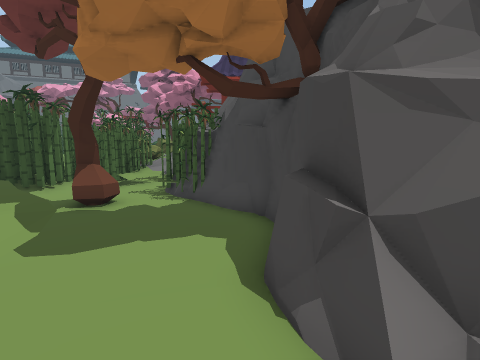
View 1 (above)

24 first-person views from a walk through a scene from a Unity 3-D project. The camera is 1.4 m above the floor, tilts 8° down and sees 80° across. The floor is counted in squares, 1 m on a side. Each view is taken from the middle of a square. On the plan, view 1 faces up. The plan holds only what a view shows up to about 14 squares ahead; the rest is blank. The place goes on beyond the plan. Some animated figures are not drawn. Some surface patterns are stand-ins.

View 2
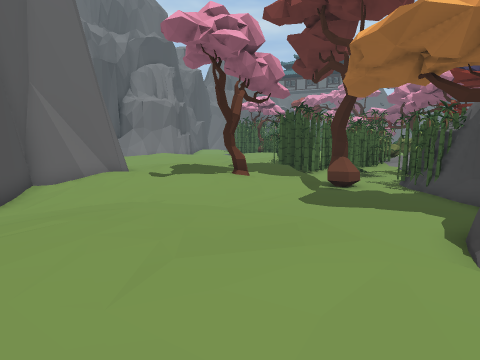

View 3
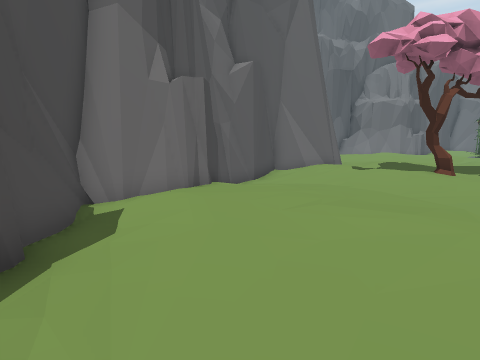

View 4
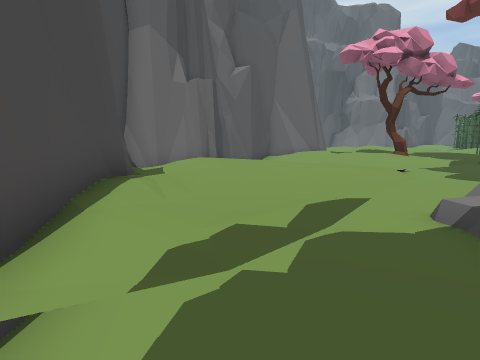

View 5
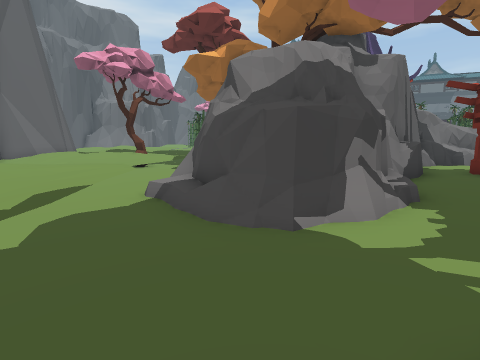

View 6
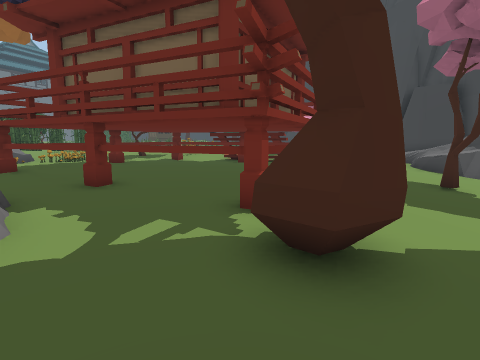

View 7
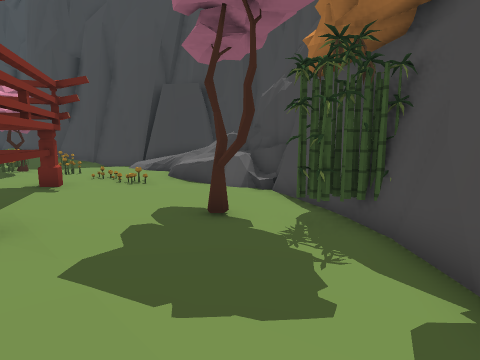

View 8
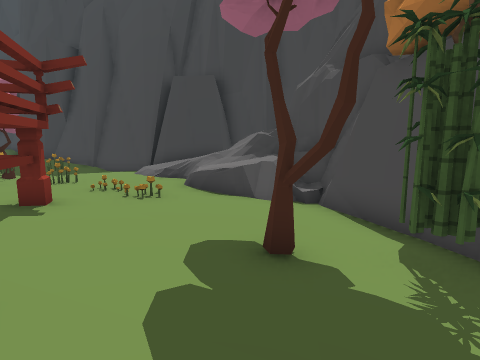

View 9
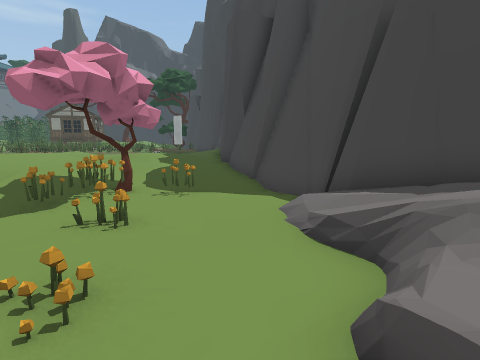

View 10
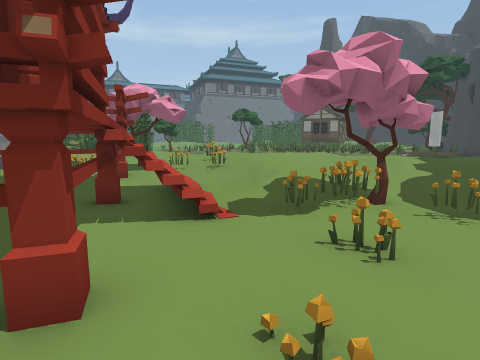

View 11
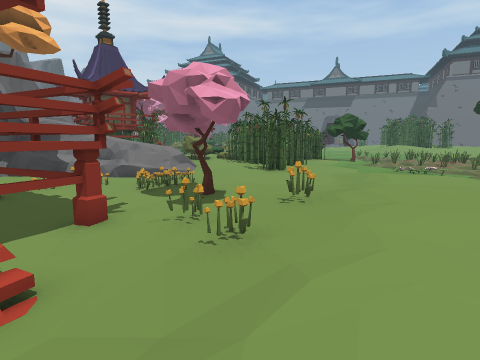

View 12
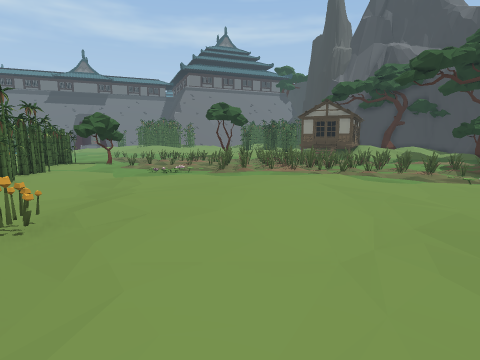

View 13
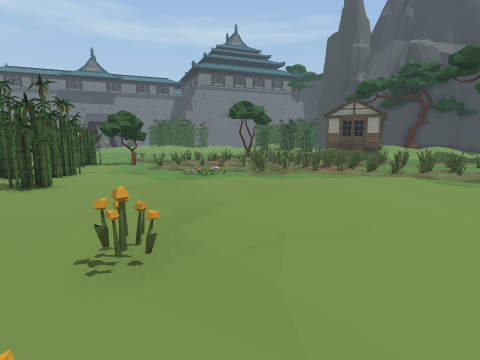

View 14
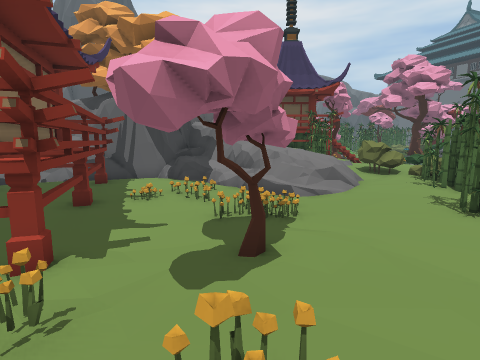

View 15
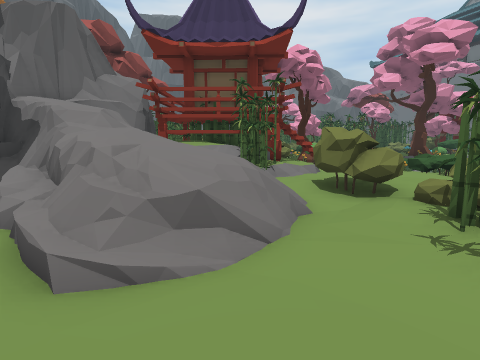

View 16
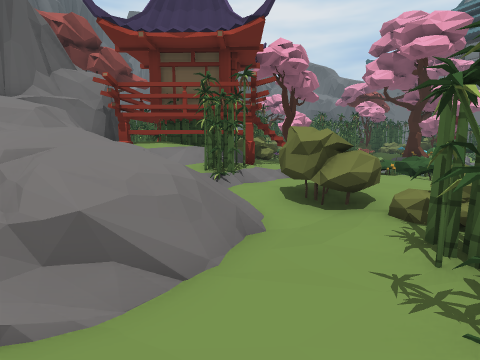

View 17
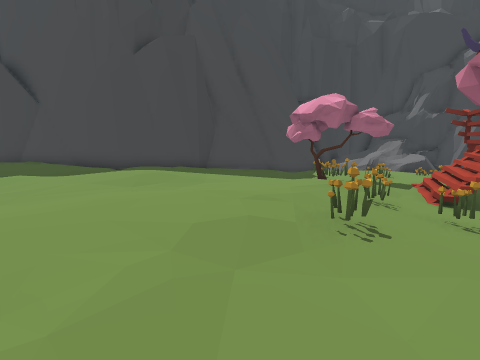

View 18
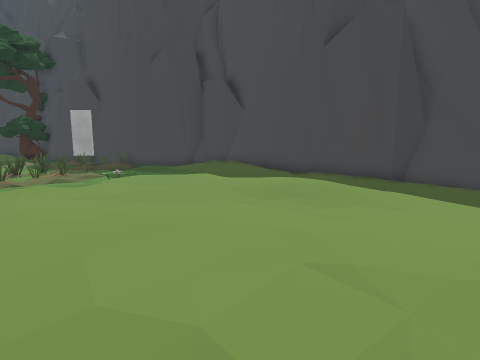

View 19
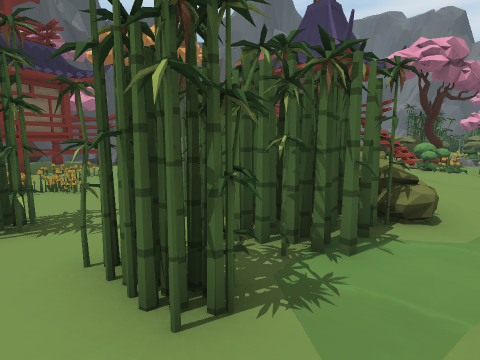

View 20
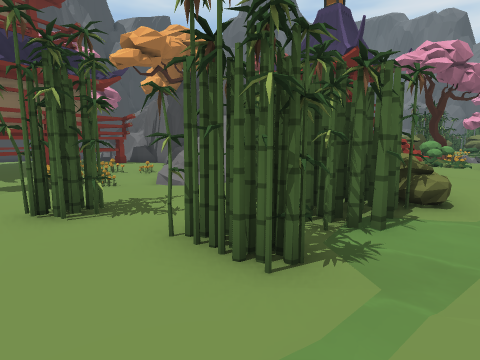

View 21
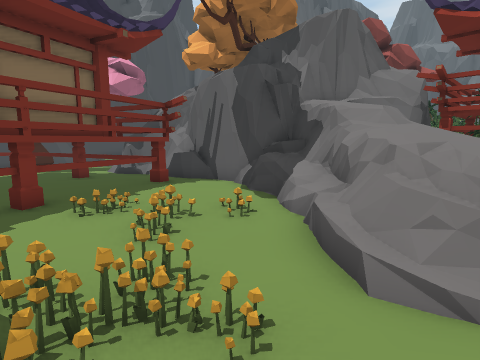

View 22
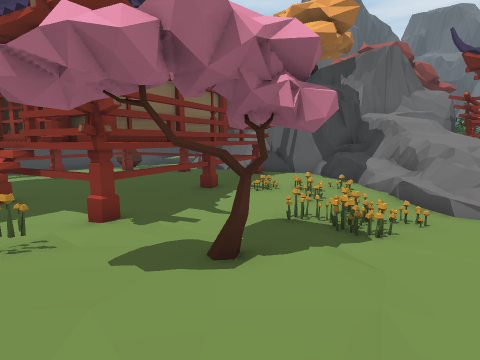

View 23
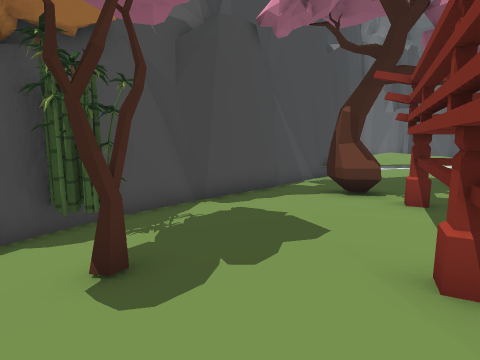

View 24
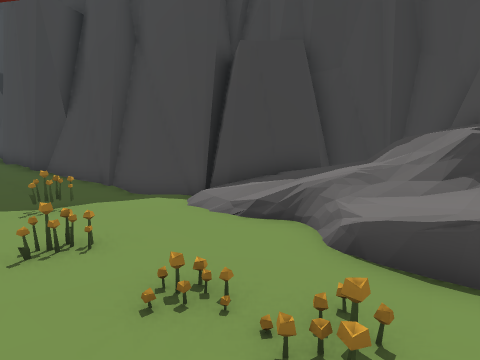

### Floor plan
Key: @ floor where view 1 was taken; # wall or solid block; x gap in a wall; . main floor; : floor 0.25 m higher than the main floor; - floor 0.25 m lower than the main floor; + floor 0.5 m higher than the main floor; _ floor 0.5 m lower than the main floor; * floor 0.75 m higher than the main floor; < floor 0.75 m lower than the main floor; % floor 1 m higher than the main floor; & floor 1.25 m higher than the main floor; / step, stairs or slope; = window, fence, low wall or low ledge; ~ water the walk can cross; ≈ water the walk keeps out of; ^ raised ledge; v drop or lower ground; T tree; H thing the floor can be seen under or through; B bush; P plant; O other object.
Columns run from 11 left of view 1 to 34 right of it. Each row starts with its distance up from view 1.
 25          OO OB B   ..~ ..~~~~ ~~≈≈≈≈ ≈≈≈≈≈≈≈
 24          O    /..:./O~O~O.~~~~~~~~~~≈≈≈≈~~~≈OO
 23            OOO:./:BBBOOOO...~~~~~~~~~~~~~.≈~~O
 22        TTOO//P.::BBBOOOOO...~~~ ~.    ~~~~≈≈
 21         TBB==/.: BB:OOO.O....  ...... ~~~~.
 20         BB =#+// B./.O..OO....::.:::.....~~~
 19            ###OO////.....OO../:.:::.......~~
 18           ####OOO=//=---........:::.......~~
 17           ##### ==////------..:::::.......~..
 16           #####/////#/-----...::::/........./#
 15          ######////^^_-OO--.../::::........./#
 14  OOO OOO    ###=///x_--O--TT..O:::/..:::../###
 13  OOOOOO//O  ###//v=#.-O-O----../:/...:::..##
 12  OOO__=//O   ##/v==--O/-----OOO/:.........#
 11  OOO_/</O#    ####=---/---HH--./:...../..##
 10    =<<T<<######### -.-HHHHHH---/...----.##
  9    .=<TT<<##   #####HHH   ##x=-/..--/--/#
  8   ...=<<<<_##    #=HH      #&//--OTT---##
  7   ....=<<<__#    #=HH      #=*/--TT__-##
  6  ......=<___#    #--H      ##%=-O-_O_-#
  5 :/...T.-<___#    ##-H       ##-----__=#
  4 /...TT./____#    ##-##      ##---O--_##
  3 .  .//--____##   #^--#      ##-----//##
  2 #.:./---<<__=######_-#   ####--/--///#
  1 #../////...==#####=__#####--___/_////#
  0 #////---...@.=##=/____x_________=////##
 -1 #///---.......=<____TTT_________=/=/ v#
 -2 ##___/.........=<___T#_____TT<<<==#/ v#
 -3  ###  ...:......=<_________OO<<########
 -4    ####.:::......<<<_####_<O#####
 -5       ##///..#########  #####
 -6        ##.####
 -7         ####

Where each view was taken, in squares from view 1:
view 1: 0 up, 0 right, facing up
view 2: 3 down, 1 right, facing up-left
view 3: 3 down, 4 right, facing left
view 4: 3 down, 7 right, facing left
view 5: 3 down, 9 right, facing up-left
view 6: 3 down, 7 right, facing up-right
view 7: 2 down, 11 right, facing right
view 8: 1 down, 13 right, facing right
view 9: 0 up, 20 right, facing up-right
view 10: 1 up, 20 right, facing up
view 11: 9 up, 22 right, facing up-left
view 12: 10 up, 22 right, facing up
view 13: 11 up, 20 right, facing up
view 14: 14 up, 20 right, facing left
view 15: 18 up, 13 right, facing left
view 16: 19 up, 12 right, facing left
view 17: 18 up, 17 right, facing down-right
view 18: 15 up, 18 right, facing right
view 19: 25 up, 14 right, facing down-left
view 20: 25 up, 15 right, facing down-left
view 21: 17 up, 13 right, facing down-left
view 22: 17 up, 18 right, facing down-left
view 23: 2 up, 18 right, facing down-left
view 24: 2 up, 18 right, facing right
